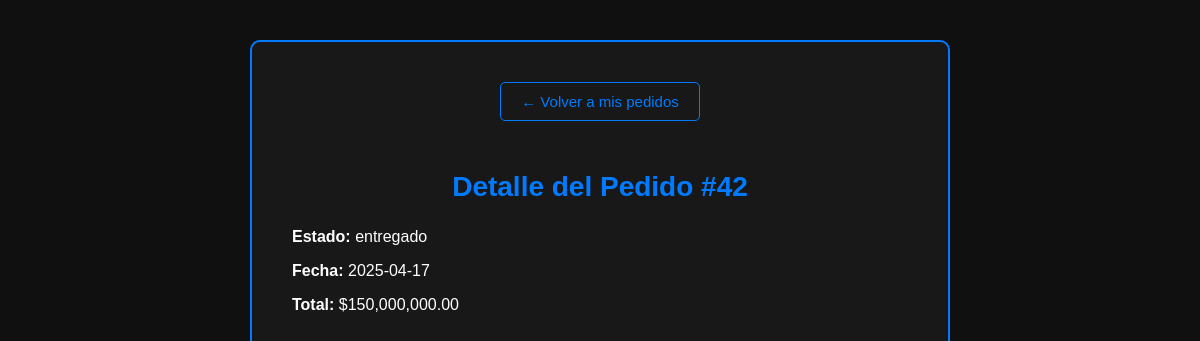
Page /php/ver-pedido.php?id=42 (signed in) on the committed database.
### tables this page shows
CREATE TABLE `pedidos` (
  `id` int(255) NOT NULL,
  `usuario_id` int(255) NOT NULL,
  `pais` varchar(100) DEFAULT NULL,
  `localidad` varchar(100) NOT NULL,
  `direccion` varchar(255) NOT NULL,
  `coste` float(200,2) NOT NULL,
  `estado` varchar(20) NOT NULL,
  `fecha` date DEFAULT NULL,
  `hora` time DEFAULT NULL,
  `metodo_pago` varchar(255) NOT NULL,
  `total` decimal(10,2) NOT NULL,
  `cantidad` int(11) NOT NULL
);

### php/ver-pedido.php (the view, shortened to what this page needs)
<?php
require_once '../conexion.php';
$usuario_id = $_SESSION['usuario_id'];
$pedido_id = intval($_GET['id']);
$sql = "SELECT * FROM pedidos WHERE id = ? AND usuario_id = ?";
$stmt = $conexion->prepare($sql);
$stmt->bind_param("ii", $pedido_id, $usuario_id);
$stmt->execute();
$result = $stmt->get_result();
$pedido = $result->fetch_assoc();
?>
<!DOCTYPE html>
<html lang="es">
<head>
    <link rel="stylesheet" href="../css/pedidos.css">
</head>
<body>
    <section class="listar-pedidos">
        <div class="listar-pedidos__acciones">
            <a href="mis-pedidos.php" class="btn-link">← Volver a mis pedidos</a>
        </div>
        <h2 class="listar-pedidos__titulo">Detalle del Pedido #<?= $pedido['id'] ?></h2>
        <div class="listar-pedidos__detalle">
            <p><strong>Estado:</strong> <?= htmlspecialchars($pedido['estado']) ?></p>
            <p><strong>Fecha:</strong> <?= htmlspecialchars($pedido['fecha']) ?></p>
            <p><strong>Total:</strong> $<?= number_format($pedido['coste'], 2) ?></p>
        </div>
    </section>
</body>
</html>

### css/pedidos.css (style rules this page uses)
:root { --color-primary: #007bff; --color-secondary: #101010; --color-text: #ffffff; }
html { box-sizing: border-box; font-size: 62.5%; }
*, *::before, *::after { box-sizing: inherit; }
body { margin: 0; font-family: 'Poppins', sans-serif; font-size: 1.6rem; background-color: var(--color-secondary); color: var(--color-text); display: flex; justify-content: center; padding: 4rem 2rem; min-height: 100vh; }
.listar-pedidos { max-width: 70rem; background-color: rgba(255, 255, 255, 0.03); border: 0.2rem solid var(--color-primary); border-radius: 1rem; padding: 3rem 4rem; width: 100%; }
.listar-pedidos__titulo { font-size: 2.8rem; text-align: center; margin-bottom: 2.5rem; color: var(--color-primary); }
.btn-link { display: inline-block; margin: 1rem; color: var(--color-primary); text-decoration: none; padding: 1rem 2rem; border: 0.1rem solid var(--color-primary); border-radius: 0.5rem; transition: background-color 0.3s ease, color 0.3s ease; font-size: 1.5rem; }
.listar-pedidos__acciones { text-align: center; margin-bottom: 4rem; }

### rows in the picture
pedidos: id "42", estado "entregado", fecha "2025-04-17", coste "150,000,000.00"
